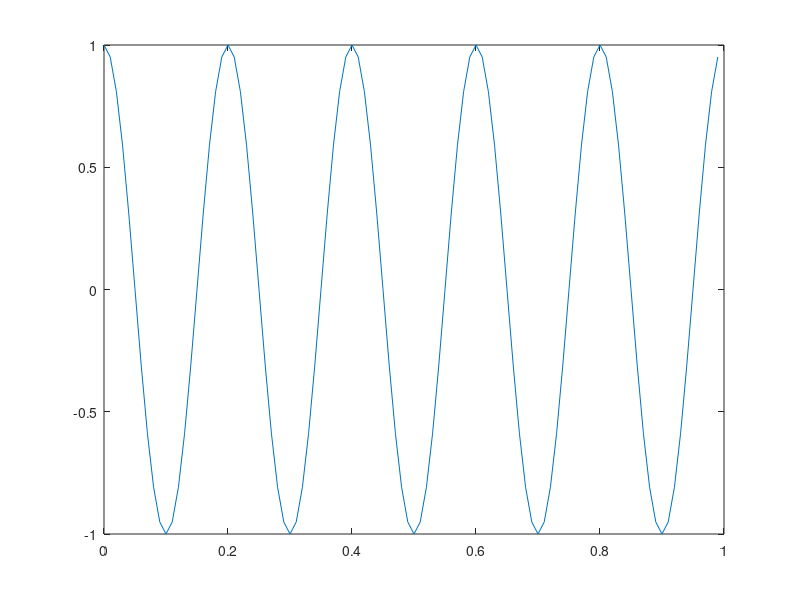

MATLAB code to generate this figure: (Note: this script raises an error after producing the figure.)
clear all;
clc;
fc=5;
fs = 100;
t1 = 0:1/fs:1-1/fs;

x1=cos(2*pi*fc*t1);
figure;
plot(t1,x1);
%%


c= physconst('Lightspeed');
BETA = 0.3;
ALPHA = 0.5;
V= 180/3.6;
R= 250*1000;
RHO  = 2/c;
td= RHO*R;

fd = BETA*V;
y1=ALPHA*cos(2*pi*(fc+fd)*(t1-td));

figure;
plot(t1,y1);
%%

Y = fftshift(fft(y1));

N=1*fs;
f1= -fs/2:fs/N:fs/2-fs/N;
Y = Y/max(abs(Y));
figure;
plot(f1,abs(Y));
% 
figure ;    
plot(f1,angle(Y));
Yfsize = length(Y);
half_idx = (floor(Yfsize/2)+2):Yfsize;
Z=Y(half_idx);
idx = find(Z > 0.1 ) ;

f_new = idx;
phi_new = angle(Z(idx));
f_d_find = f_new - fc;

t_d_find = phi_new / (-2*pi*(f_d_find+fc));


%%
flag_t_d = 0;
flag_f_d = 0;
for i =  0.001:0.02:100

    noisedy1 = y1 + 0.01*i*(randn(1,length(y1)));

    NoisedY =  fftshift(fft(noisedy1));
    NoisedY=NoisedY/max(abs(NoisedY));
    noisedZ=NoisedY(half_idx);
    [maxVal , jdx] = max(noisedZ);
    f_new_noised = jdx;
    phi_new_noised = angle(noisedZ(jdx));
    f_d_find_noised = f_new_noised - fc;
    
    t_d_find_noised = phi_new_noised / (-2*pi*(f_d_find_noised+fc));


    if t_d_find_noised ~= t_d_find &&  flag_t_d == 0 
        fprintf('wrong finded t_d  for i= %d is: %f\n: ' , i,t_d_find_noised);
        fprintf('wrong finded R is: %f km\n: ' , t_d_find_noised/(1000*RHO));

        flag_t_d = 1;
    end
    
    if f_d_find_noised ~= f_d_find &&  flag_f_d == 0 
       fprintf('wrong finded f_d  for i= %d is: %f\n: ' , i,f_d_find_noised);
       fprintf('wrong finded V is: %f km/h\n: ' , f_d_find_noised/BETA*3.6);
        flag_f_d = 1;
    end
end
%%
R1 = 250*1000;
R2 = 200*1000;
V1 = 180/3.6;
V2 = 216/3.6;
ALPHA1 = 0.5;
ALPHA2 = 0.6;
td1 = RHO*R1;
td2 = RHO*R2;
fd1 = BETA*V1;
fd2 = BETA*V2;

y_1 =  ALPHA1*cos(2*pi*(fc+fd1)*(t1-td1));
y_2 = ALPHA2*cos(2*pi*(fc+fd2)*(t1-td2));

y_f = y_1 + y_2 ; 
figure;
plot(t1,y_f);
%%
YF = fftshift(fft(y_f));
YF = YF/max(abs(YF));
ZF = YF(half_idx);
figure;
plot(f1, abs(YF));

kdx = find(ZF>0.1);
f1_new = kdx(1);
f2_new = kdx(2);
phi1_new = angle(ZF(kdx(1)));
phi2_new = angle(ZF(kdx(2)));   

fd1_find = f1_new - fc;
fd2_find = f2_new - fc;
td_find1 = phi1_new / (-2*pi*(fd1_find+fc));
td_find2 = phi2_new / (-2*pi*(fd2_find+fc));
V1_find = fd1_find/BETA ; V2_find= fd2_find/BETA ; R1_find=td_find1/RHO ; R2_find = td_find2/RHO ;
%%
R3 = 250*1000;
R4 = 200*1000;
V3 = 144/3.6;
V4 = (144)/3.6;

td3 = RHO*R3;
td4 = RHO*R4;
fd3 = BETA*V3;
fd4 = BETA*V4;

y_3 =  ALPHA1*cos(2*pi*(fc+fd3)*(t1-td3));
y_4 = ALPHA2*cos(2*pi*(fc+fd4)*(t1-td4));

y_f2 = y_3 + y_4 ; 
figure;
plot(t1,y_f2);

YF2= fftshift(fft(y_f2));
YF2 = YF2/max(abs(YF2));
ZF2 = YF2(half_idx);
figure;
plot(f1, abs(YF2));

udx = find(ZF2>0.1);
f3_new = udx(1);
if length(udx)>1
    f4_new = udx(2);
    phi4_new = angle(ZF2(udx(2)));

else
    f4_new = udx(1);
    phi4_new = angle(ZF2(udx(1)));
end
phi3_new = angle(ZF2(udx(1)));
% phi4_new = angle(ZF2(udx(2)));

fd3_find = f3_new - fc;
fd4_find = f4_new - fc;
td_find3 = phi3_new / (-2*pi*(fd3_find+fc));
td_find4 = phi4_new / (-2*pi*(fd4_find+fc));
V3_find = fd3_find / BETA;
V4_find = fd4_find / BETA;
R3_find = td_find3 / RHO;
R4_find = td_find4 / RHO;

%%
R5 = 150*1000;
R6 = 150*1000;
V5 = 144/3.6;
V6 = 216/3.6;
ALPHA5 = 0.5;
ALPHA6 = 0.6;
td5 = RHO*R5;
td6 = RHO*R6;
fd5 = BETA*V5;
fd6 = BETA*V6;

y_5 =  ALPHA1*cos(2*pi*(fc+fd5)*(t1-td5));
y_6 = ALPHA2*cos(2*pi*(fc+fd6)*(t1-td6));

y_f22 = y_5 + y_6 ; 
figure;
plot(t1,y_f22);

YF22 = fftshift(fft(y_f22));
YF22 = YF22/max(abs(YF22));
ZF22 = YF22(half_idx);
figure;
plot(f1, abs(YF22));

edx = find(ZF22 > 0.1);
f5_new = edx(1);
if length(edx) > 1
    f6_new = edx(2);
    phi6_new = angle(ZF22(edx(2)));
else
    f6_new = edx(1);
    phi6_new = angle(ZF22(edx(1)));
end
phi5_new = angle(ZF22(edx(1)));

fd5_find = f5_new - fc;
fd6_find = f6_new - fc;
td_find5 = phi5_new / (-2*pi*(fd5_find + fc));
td_find6 = phi6_new / (-2*pi*(fd6_find + fc));
V5_find = fd5_find / BETA;
V6_find = fd6_find / BETA;
R5_find = td_find5 / RHO;
R6_find = td_find6 / RHO;
%%

R7 = 250*1000;
R8 = 260*1000;
R9 = 170*1000;
V7 = 144/3.6;
V8= 180/3.6;
V9= 252/3.6;
ALPHA3 = 0.4;

td7 = RHO * R7;
td8 = RHO * R8;
td9 = RHO * R9;

fd7 = BETA * V7;
fd8 = BETA * V8;
fd9 = BETA * V9;

y_7 = ALPHA1 * cos(2 * pi * (fc + fd7) * (t1 - td7));
y_8 = ALPHA2 * cos(2 * pi * (fc + fd8) * (t1 - td8));
y_9 = ALPHA3 * cos(2 * pi * (fc + fd9) * (t1 - td9));

y_fn = y_7 + y_8 + y_9;


YFN = fftshift(fft(y_fn));
YFN = YFN / max(abs(YFN));
ZFN = YFN(half_idx);

pdx = find(ZFN > 0.1);
n = length(pdx); 


f_n_new = zeros(1, n);
phi_n_new = zeros(1, n);
fd_find = zeros(1, n);
td_find = zeros(1, n);
V_find = zeros(1, n);
R_find = zeros(1, n);

for i = 1:n
    f_n_new(i) = pdx(i);
    phi_n_new(i) = angle(ZFN(pdx(i)));
    fd_find(i) = f_n_new(i) - fc;
    td_find(i) = phi_n_new(i) / (-2*pi*(fd_find(i) + fc));
    V_find(i) = fd_find(i) / BETA;
    R_find(i) = td_find(i) / RHO;
end

disp('Frequencies found:');
disp(fd_find);
disp('Velocities found:');
disp(V_find);
disp('Ranges found :');
disp(R_find);
disp('t_delays found :');
disp(td_find);
